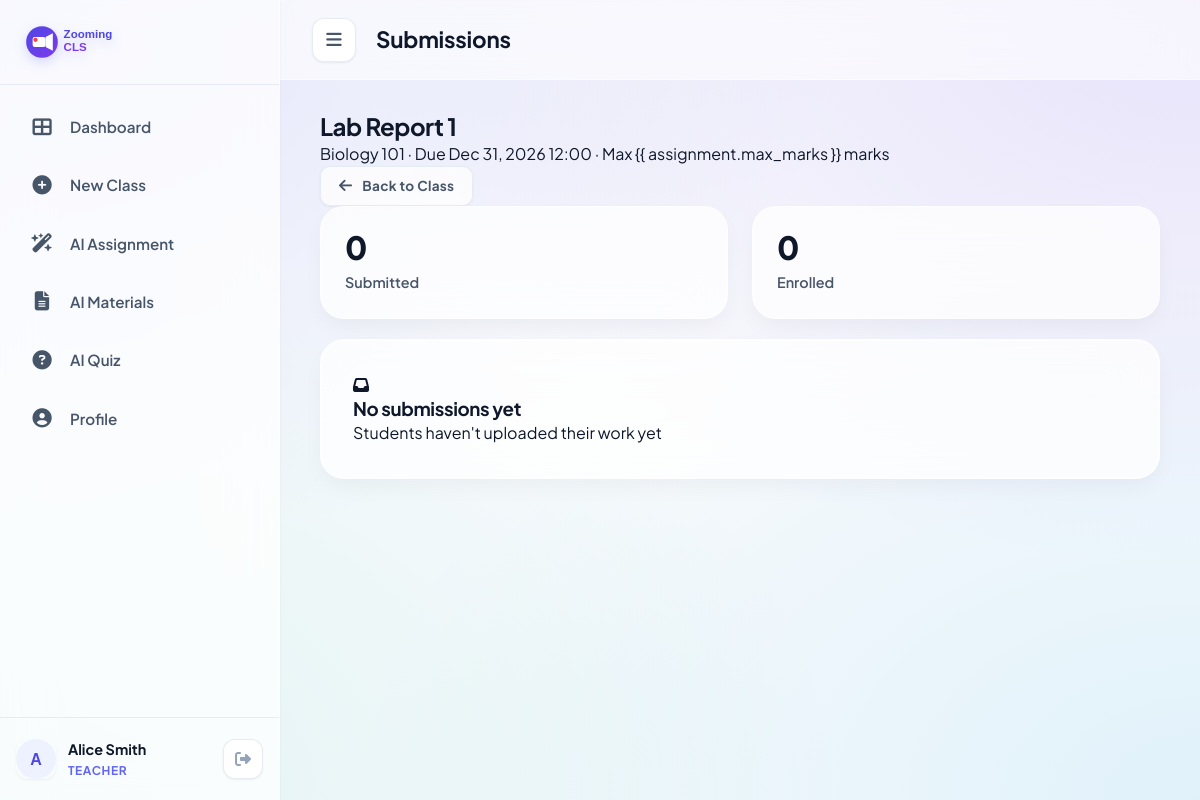
/assignments/1/submissions/ (signed in), run on the app's committed database.
### accounts/models.py (models this page shows, shortened)
class UserProfile(models.Model):
    ROLE_CHOICES = [
        ('teacher', 'Teacher'),
        ('student', 'Student'),
    ]
    user = models.OneToOneField(User, on_delete=models.CASCADE, related_name='profile')
    role = models.CharField(max_length=10, choices=ROLE_CHOICES, default='student')
    avatar = models.ImageField(upload_to='avatars/', blank=True, null=True)
    bio = models.TextField(blank=True, default='')

### assignments/models.py (models this page shows, shortened)
class Assignment(models.Model):
    classroom = models.ForeignKey(Classroom, on_delete=models.CASCADE, related_name='assignments')
    title = models.CharField(max_length=200)
    description = models.TextField()
    due_date = models.DateTimeField()
    attachment = models.FileField(upload_to='assignments/', blank=True, null=True)
    created_at = models.DateTimeField(auto_now_add=True)
    max_marks = models.PositiveIntegerField(default=100)
    class Meta:
        ordering = ['due_date']

### classroom/models.py (models this page shows, shortened)
class Classroom(models.Model):
    name = models.CharField(max_length=200)
    subject = models.CharField(max_length=200)
    description = models.TextField(blank=True, default='')
    join_code = models.CharField(max_length=10, unique=True, blank=True)
    teacher = models.ForeignKey(User, on_delete=models.CASCADE, related_name='taught_classes')
    created_at = models.DateTimeField(auto_now_add=True)
    cover_color = models.CharField(max_length=7, default='#4f46e5')
    class Meta:
        ordering = ['-created_at']

### assignments/views.py (the view)
# urls.py: path('<int:pk>/submissions/', views.view_submissions, name='view_submissions'),
@teacher_required
def view_submissions(request, pk):
    assignment = get_object_or_404(Assignment, pk=pk, classroom__teacher=request.user)
    submissions = assignment.submissions.select_related('student').all()
    enrolled_count = assignment.classroom.enrollments.count()
    return render(request, 'assignments/view_submissions.html', {
        'assignment': assignment,
        'submissions': submissions,
        'enrolled_count': enrolled_count,
    })

### templates/assignments/view_submissions.html (shortened to what this page needs)
{% extends "base.html" %}
{% block page_title %}Submissions{% endblock %}
{% block content %}
<div class="page-header">
    <div class="page-header-left">
        <h2>{{ assignment.title }}</h2>
        <p>{{ assignment.classroom.name }} · Due {{ assignment.due_date|date:"M d, Y H:i" }} · Max {{
            assignment.max_marks }} marks</p>
    </div>
    <a href="{% url 'classroom_detail_teacher' assignment.classroom.pk %}" class="btn btn-ghost btn-sm">
        <i class="fas fa-arrow-left"></i> Back to Class
    </a>
</div>
<div class="stats-row" style="margin-bottom:20px;">
    <div class="stat-card">
        <div class="stat-value">{{ submissions.count }}</div>
        <div class="stat-label">Submitted</div>
    </div>
    <div class="stat-card">
        <div class="stat-value">{{ enrolled_count }}</div>
        <div class="stat-label">Enrolled</div>
    </div>
</div>
<div class="card">
    {% if submissions %}
    <div style="overflow-x:auto;">
        <table class="data-table">
            <thead>
                <tr>
                    <th>Student</th>
                    <th>Submitted</th>
                    <th>Status</th>
                    <th>Marks</th>
                    <th>File</th>
                    <th>Action</th>
                </tr>
            </thead>
            <tbody>
                {% for sub in submissions %}
                <tr>
                    <td>
                        <div style="display:flex;align-items:center;gap:10px;">
                            <div class="avatar-placeholder" style="width:32px;height:32px;font-size:.72rem;">{{
                                sub.student.first_name|first|upper }}{{ sub.student.last_name|first|upper }}</div>
                            <div>
                                <div style="font-weight:600;">{{ sub.student.get_full_name|default:sub.student.username
                                    }}</div>
                                <div style="font-size:.78rem;color:var(--text-muted);">{{ sub.student.email }}</div>
                            </div>
                        </div>
                    </td>
                    <td style="font-size:.85rem;">{{ sub.submitted_at|date:"M d, Y H:i" }}</td>
                    <td>
                        <span
                            class="badge {% if sub.status == 'graded' %}badge-green{% elif sub.status == 'late' %}badge-amber{% else %}badge-sky{% endif %}">{{
                            sub.get_status_display }}</span>
                    </td>
                    <td>
                        {% if sub.marks is not None %}<strong>{{ sub.marks }}/{{ assignment.max_marks }}</strong>{% else
                        %}—{% endif %}
                    </td>
                    <td>
                        <a href="{{ sub.file.url }}" download class="btn btn-ghost btn-sm"><i
                                class="fas fa-download"></i> {{ sub.filename }}</a>
                    </td>
                    <td>
                        <div style="display:flex;gap:8px;flex-wrap:wrap;">
                            <a href="{% url 'grade_submission' sub.pk %}" class="btn btn-primary btn-sm"><i
                                    class="fas fa-star"></i> Grade</a>
                            <a href="{% url 'ai_assistant:evaluate_submission' sub.pk %}" class="btn btn-ghost btn-sm" title="Get an AI grading suggestion"><i
                                    class="fas fa-sparkles"></i> AI Review</a>
                        </div>
                    </td>
                </tr>
                {% endfor %}
            </tbody>
        </table>
    </div>
    {% else %}
    <div class="empty-state">
        <i class="fas fa-inbox"></i>
        <h3>No submissions yet</h3>
        <p>Students haven't uploaded their work yet</p>
    </div>
    {% endif %}
</div>
{% endblock %}

### templates/base.html (shortened to what this page needs)
{% load static %}
<!DOCTYPE html>
<html lang="en">
<head>
    <link rel="stylesheet" href="https://cdnjs.cloudflare.com/ajax/libs/font-awesome/6.5.0/css/all.min.css">
    <link rel="stylesheet" href="{% static 'css/style.css' %}">
</head>
<body class="{% if user.is_authenticated %}app-body{% else %}public-body{% endif %}">
{% if user.is_authenticated %}
<aside class="sidebar" id="sidebar">
    <div class="sidebar-logo">
        <img src="{% static 'images/logo.svg' %}" alt="EduSpace" class="logo-img">
    </div>
    <nav class="sidebar-nav">
        {% if user.profile.role == 'teacher' %}
            <a href="{% url 'teacher_dashboard' %}" class="nav-item {% if request.resolver_match.url_name == 'teacher_dashboard' %}active{% endif %}">
                <i class="fas fa-th-large"></i><span>Dashboard</span>
            </a>
            <a href="{% url 'create_classroom' %}" class="nav-item {% if request.resolver_match.url_name == 'create_classroom' %}active{% endif %}">
                <i class="fas fa-plus-circle"></i><span>New Class</span>
            </a>
            <a href="{% url 'ai_assistant:assignment_generator' %}" class="nav-item {% if request.resolver_match.url_name == 'assignment_generator' %}active{% endif %}">
                <i class="fas fa-wand-magic-sparkles"></i><span>AI Assignment</span>
            </a>
            <a href="{% url 'ai_assistant:material_summarizer' %}" class="nav-item {% if request.resolver_match.url_name == 'material_summarizer' %}active{% endif %}">
                <i class="fas fa-file-lines"></i><span>AI Materials</span>
            </a>
            <a href="{% url 'ai_assistant:quiz_generator' %}" class="nav-item {% if request.resolver_match.url_name == 'quiz_generator' %}active{% endif %}">
                <i class="fas fa-circle-question"></i><span>AI Quiz</span>
            </a>
        {% endif %}
        <a href="{% url 'profile' %}" class="nav-item {% if request.resolver_match.url_name == 'profile' %}active{% endif %}">
            <i class="fas fa-user-circle"></i><span>Profile</span>
        </a>
    </nav>
    <div class="sidebar-footer">
        <div class="user-info">
            <img src="{% static 'images/avatars/avatar-' %}{{ user.first_name|first|upper }}.svg" alt="avatar" class="avatar-sm" onerror="this.src='{% static 'images/avatars/default-avatar.svg' %}'">
            <div>
                <div class="user-name">{{ user.get_full_name|default:user.username }}</div>
                <div class="user-role">{{ user.profile.role|title }}</div>
            </div>
        </div>
        <a href="{% url 'logout' %}" class="btn-logout" title="Logout">
            <i class="fas fa-sign-out-alt"></i>
        </a>
    </div>
</aside>
<div class="main-content" id="mainContent">
    <header class="top-bar">
        <button class="sidebar-toggle" id="sidebarToggle"><i class="fas fa-bars"></i></button>
        <div class="top-bar-title">{% block page_title %}{% endblock %}</div>
    </header>
    <main class="content-area">
        {% block content %}{% endblock %}
    </main>
</div>
{% endif %}
</body>
</html>

### data on the page
Assignment: title "Lab Report 1", classroom.name "Biology 101", due_date "Dec 31, 2026 12:00"

### other printed values
{{ user.get_full_name|default:user.username }} "Alice Smith"
{{ user.profile.role|title }} "TEACHER"
{{ submissions.count }} "0"
{{ enrolled_count }} "0"
